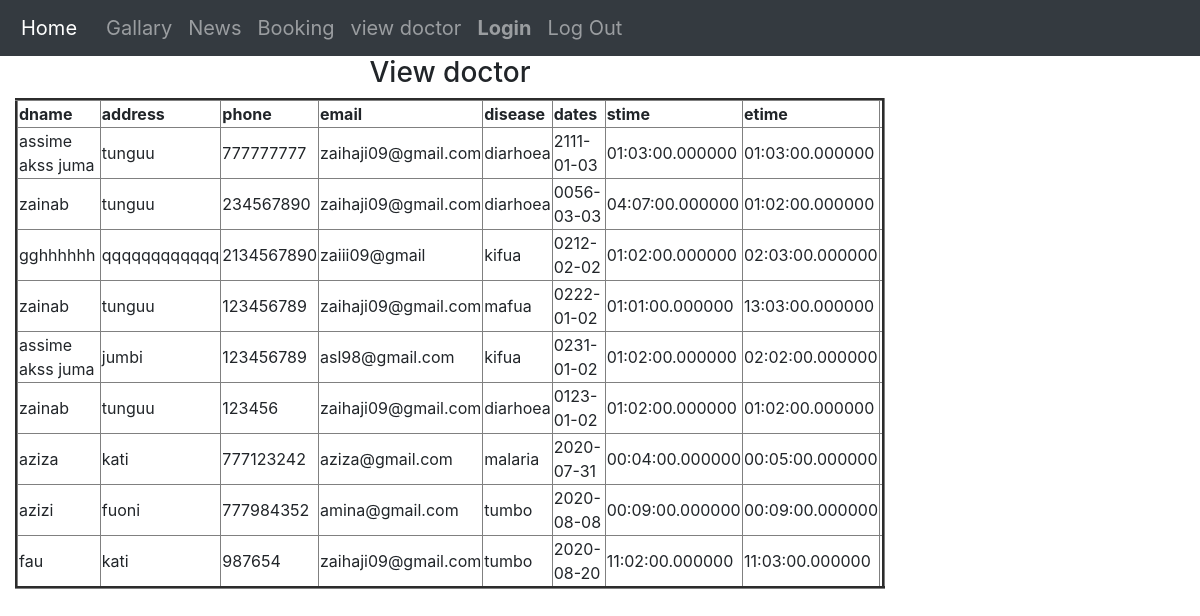
The app's page /viewdoctor.php with its own data.
### tables this page shows
CREATE TABLE `doctor` (
  `did` int(30) NOT NULL,
  `dname` varchar(30) NOT NULL,
  `address` varchar(30) NOT NULL,
  `phone` int(10) NOT NULL,
  `email` varchar(30) NOT NULL,
  `disease` varchar(30) NOT NULL,
  `dates` date NOT NULL,
  `stime` time(6) NOT NULL,
  `etime` time(6) NOT NULL,
  `user` varchar(30) NOT NULL,
  `pass` varchar(30) NOT NULL
);

### viewdoctor.php (the view, shortened to what this page needs)
<!DOCTYPE html>
<html lang="en">
<head>
  <link rel="stylesheet" type="text/css" href="css.css">
  <link rel="stylesheet" type="text/css" href="css/bootstrap.css">
  <link rel="stylesheet" type="text/css" href="css/bootstrap-grid.css">
  <link rel="stylesheet" type="text/css" href="css/bootstrap-reboot.css">
</head>
<body>
<div class="menu">
<nav class="navbar navbar-expand-sm bg-dark navbar-dark">
  <a class="navbar-brand" href="index.php">Home</a>
  <div class="collapse navbar-collapse" id="collapsibleNavbar">
    <ul class="navbar-nav">
      <li class="nav-item">
        <a class="nav-link" href="gallary.php">Gallary</a>
      </li>
      <li class="nav-item">
        <a class="nav-link" href="#">News</a>
      </li>
      <li class="nav-item">
        <a class="nav-link" href="bookin.php">Booking</a>
      </li>
      <li class="nav-item">
        <a class="nav-link" href="viewdoctor.php">view doctor</a>
      </li>
      <li class="nav-item">
        <a class="nav-link" href="login.php"><b>Login</b></a>
      </li>
      <li class="nav-item">
        <a class="nav-link" href="logout.php">Log Out</b></a>
      </li>
    </ul>
  </div>
</nav>
</div>
<div class="col-sm-9">
         <?php
include("connection.php");
?>
                <table id="example" class="display" cellspacing="0" width="100%" border="3">
          <thead>
            <tr>
             <center> <h3>View doctor</h3></center>
              <th>dname</th><th>address</th><th>phone</th><th>email</th><th>disease</th><th>dates</th><th>stime</th><th>etime</th>
            </tr>
          </thead>
            <?php
    $sql="SELECT * FROM doctor ";
    $stmt=$pdo->query($sql);
    while ( $row = $stmt->fetch(PDO::FETCH_ASSOC) ) {
    echo "<tr><td>";
    echo(htmlentities($row['dname']));
    echo("</td><td>");
    echo (htmlentities($row['address']));
    echo("</td><td>");
    echo (htmlentities($row['phone']));
    echo("</td><td>");
    echo (htmlentities($row['email']));
    echo("</td><td>");
    echo (htmlentities($row['disease']));
    echo("</td><td>");
    echo (htmlentities($row['dates']));
    echo("</td><td>");
    echo (htmlentities($row['stime']));
    echo("</td><td>");
    echo (htmlentities($row['etime']));
    echo("</td><td>");
    }
 ?>
        </table>

### css.css (style rules this page uses)
.menu a { float: left; color: white; text-align: center; padding: 5px 5px; text-decoration: none; font-size: 20px; }

### records on screen
doctor: dname "assime akss juma", address "tunguu", phone "777777777", email "zaihaji09@gmail.com", disease "diarhoea", dates "2111-01-03", stime "01:03:00.000000", etime "01:03:00.000000"
doctor: dname "zainab", address "tunguu", phone "234567890", email "zaihaji09@gmail.com", disease "diarhoea", dates "0056-03-03", stime "04:07:00.000000", etime "01:02:00.000000"
doctor: dname "gghhhhhh", address "qqqqqqqqqqqq", phone "2134567890", email "zaiii09@gmail", disease "kifua", dates "0212-02-02", stime "01:02:00.000000", etime "02:03:00.000000"
doctor: dname "zainab", address "tunguu", phone "123456789", email "zaihaji09@gmail.com", disease "mafua", dates "0222-01-02", stime "01:01:00.000000", etime "13:03:00.000000"
doctor: dname "assime akss juma", address "jumbi", phone "123456789", email "asl98@gmail.com", disease "kifua", dates "0231-01-02", stime "01:02:00.000000", etime "02:02:00.000000"
doctor: dname "zainab", address "tunguu", phone "123456", email "zaihaji09@gmail.com", disease "diarhoea", dates "0123-01-02", stime "01:02:00.000000", etime "01:02:00.000000"
doctor: dname "aziza", address "kati", phone "777123242", email "aziza@gmail.com", disease "malaria", dates "2020-07-31", stime "00:04:00.000000", etime "00:05:00.000000"
doctor: dname "azizi", address "fuoni", phone "777984352", email "amina@gmail.com", disease "tumbo", dates "2020-08-08", stime "00:09:00.000000", etime "00:09:00.000000"
doctor: dname "fau", address "kati", phone "987654", email "zaihaji09@gmail.com", disease "tumbo", dates "2020-08-20", stime "11:02:00.000000", etime "11:03:00.000000"
